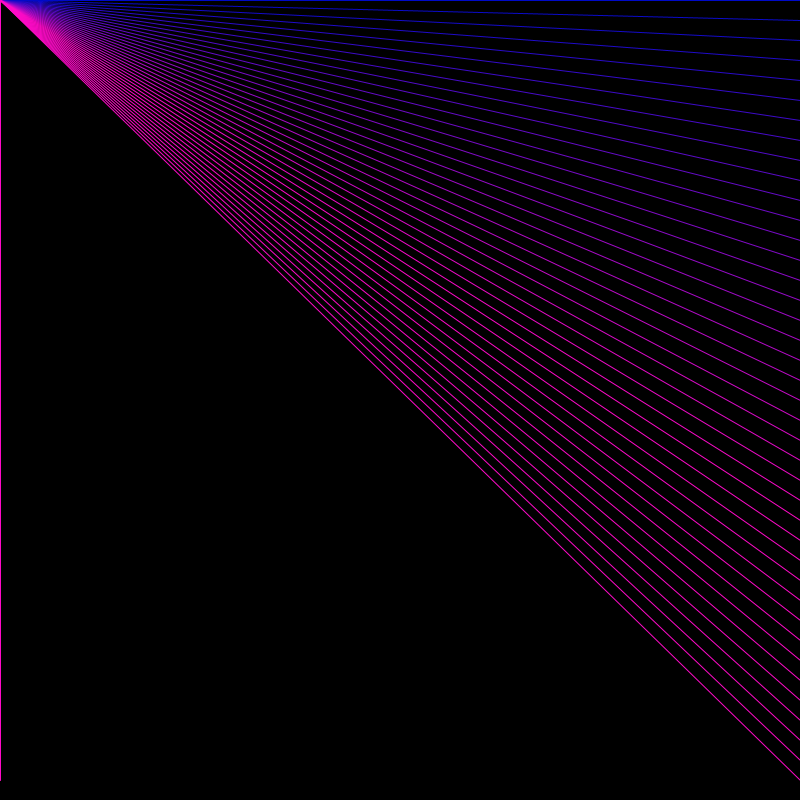
Frame 1 (no input)
Frame 60 (the mouse pressed at the canvas centre just before this capture): identical to frame 1, image omitted
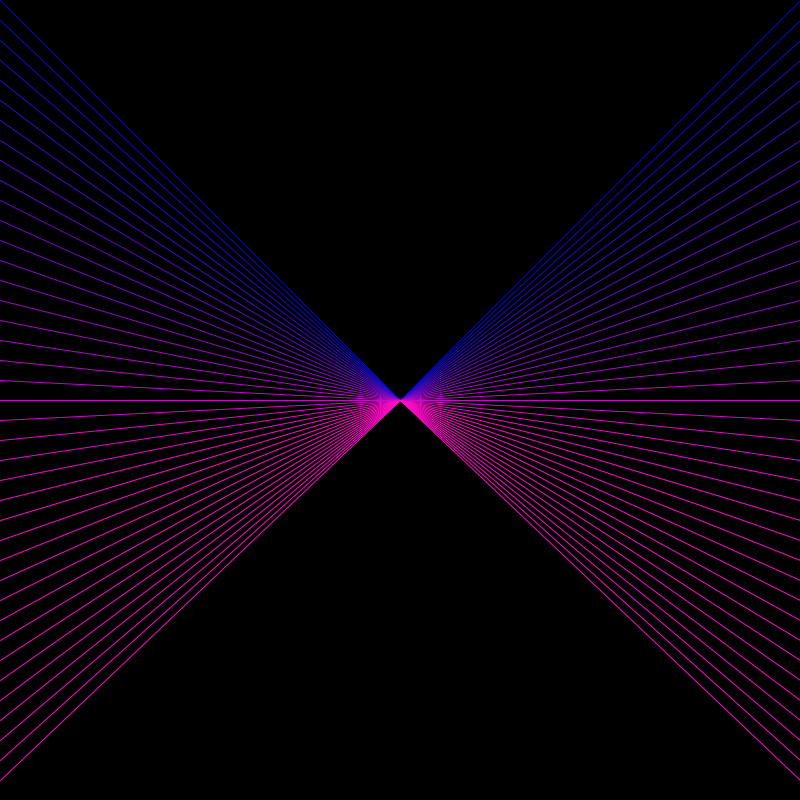
Frame 120 (the mouse held since frame 60 and released just before this capture)

The Processing sketch that drew these frames (run headless with seeded random() and noise(); from frame 60 on, the mouse is pressed at the canvas centre):

// Processing sketch: LSI_034_forLoopDiagonal2XLinesMouse
// ── LSI_034_forLoopDiagonal2XLinesMouse.pde


void setup(){
size(800,800);  
  
}

void draw(){
 
background(0);

noFill();

  

for (int i=0; i<height; i=i+20){  
  stroke(i/2,10,200);
  line(0,i,mouseX,mouseY);  
}

for (int i=0; i<height; i=i+20){ 
   stroke(i/2,10,200);
  line(width,i,mouseX,mouseY);  
}

  
}
